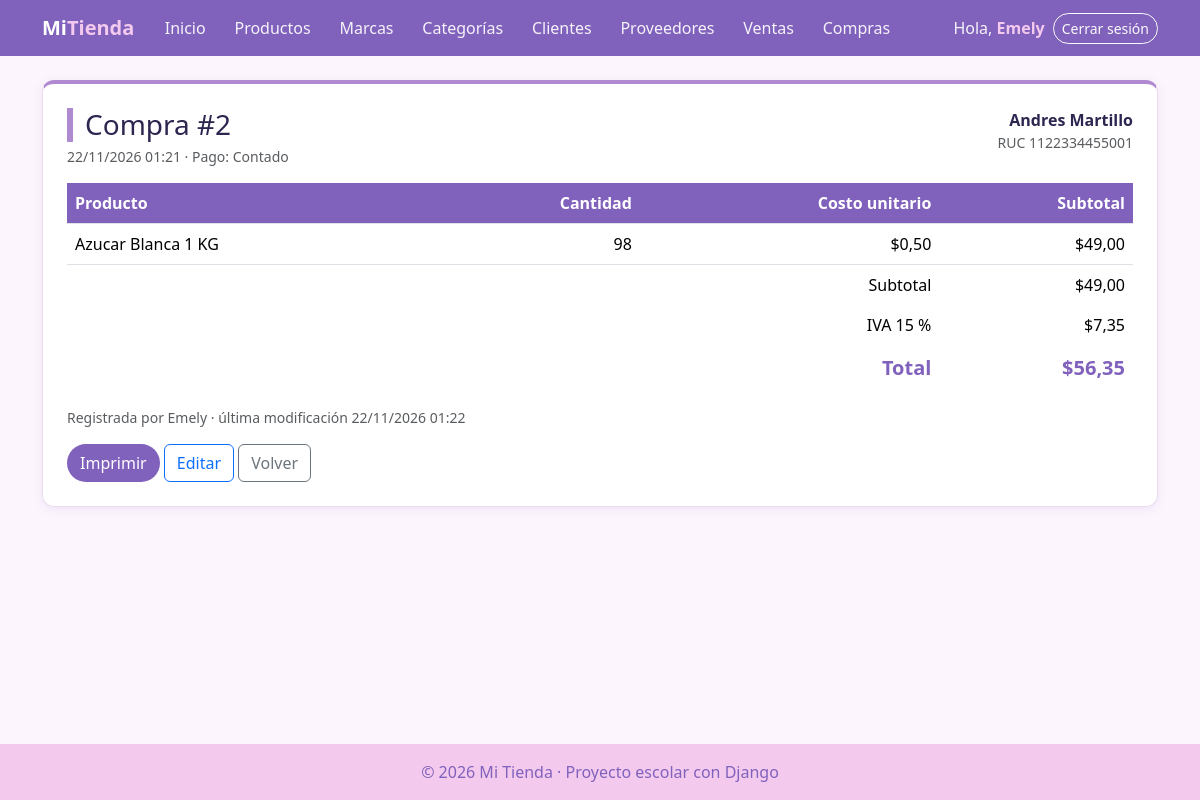
The page /facturacion/compras/2/ (signed in) on the database its author committed.
### facturacion/models.py (models this page shows, shortened)
class ModeloBase(models.Model):
    user = models.ForeignKey(                    # 1:N con User: un usuario registra muchos registros
        User,
        on_delete=models.SET_NULL,               # Si borran al usuario, el registro se queda con user vacío
        null=True,                               # SET_NULL necesita que la columna acepte NULL
        blank=True,
        editable=False,                          # No aparece en formularios: lo llena la VISTA, no la persona
        related_name="%(class)s_registrados",    # %(class)s = nombre del modelo → user.producto_registrados
        verbose_name="Registrado por",
    )
    fecha_creacion = models.DateTimeField("Fecha de creación", auto_now_add=True)   # Se llena sola al CREAR
    fecha_modificacion = models.DateTimeField("Última modificación", auto_now=True) # Se actualiza sola en CADA save()
    class Meta:
        abstract = True                          # ← LA CLAVE: modelo "molde", sin tabla propia

class Compra(ModeloBase):
    proveedor = models.ForeignKey(Proveedor, on_delete=models.PROTECT, related_name="compras")
    fecha_hora = models.DateTimeField("Fecha y hora", default=timezone.now)
    subtotal = models.DecimalField(max_digits=12, decimal_places=2, default=0, editable=False)
    iva = models.DecimalField("IVA", max_digits=12, decimal_places=2, default=0, editable=False)
    total = models.DecimalField(max_digits=12, decimal_places=2, default=0, editable=False)
    tipo_pago = models.CharField("Tipo de pago", max_length=15, choices=TipoPago.choices, default=TipoPago.CONTADO)
    class Meta:
        verbose_name = "Compra"
        verbose_name_plural = "Compras"
        ordering = ["-fecha_hora"]
    def __str__(self):
        return f"Compra #{self.pk}"

class Proveedor(ModeloBase):                     # NUEVO
    nombre = models.CharField(max_length=80)
    apellido = models.CharField(max_length=80)
    ruc = models.CharField("RUC", max_length=13, unique=True)        # RUC de Ecuador: 13 dígitos
    email = models.EmailField("Correo", blank=True)
    contacto = models.CharField("Teléfono de contacto", max_length=15, blank=True)
    logo = models.ImageField(upload_to="proveedores/", blank=True)   # Archivo en MEDIA_ROOT/proveedores/
    class Meta:
        verbose_name = "Proveedor"
        verbose_name_plural = "Proveedores"
        ordering = ["nombre", "apellido"]
    def __str__(self):
        return f"{self.nombre} {self.apellido}"

class DetalleCompra(ModeloBase):
    compra = models.ForeignKey(Compra, on_delete=models.CASCADE, related_name="detalles")
    producto = models.ForeignKey(Producto, on_delete=models.PROTECT, related_name="detalles_compra")
    cantidad = models.PositiveIntegerField(default=1, validators=[MinValueValidator(1)])
    precio = models.DecimalField("Costo unitario", max_digits=10, decimal_places=2)   # lo que cobró el proveedor
    class Meta:
        verbose_name = "Detalle de compra"
        verbose_name_plural = "Detalles de compra"
    @property
    def subtotal(self):
        return self.cantidad * self.precio

class Producto(ModeloBase):
    nombre = models.CharField(max_length=100)
    descripcion = models.TextField("Descripción", blank=True)
    precio = models.DecimalField(max_digits=10, decimal_places=2)    # Precio de VENTA actual
    stock = models.PositiveIntegerField(default=0)                   # Unidades en bodega (nunca negativo)
    imagen = models.ImageField(                  # NUEVO: guarda una FOTO
        upload_to="productos/",                  #   el archivo va a MEDIA_ROOT/productos/
        blank=True,                              #   la foto es opcional
    )                                            #   En la tabla solo se guarda el TEXTO de la ruta: "productos/a55.jpg"
    marca = models.ForeignKey(Marca, on_delete=models.PROTECT, related_name="productos")
    categorias = models.ManyToManyField(Categoria, related_name="productos", blank=True)
    activo = models.BooleanField(default=True)
    class Meta:
        verbose_name = "Producto"
        verbose_name_plural = "Productos"
        ordering = ["nombre"]

### facturacion/views.py (the view)
# urls.py: path("compras/<int:pk>/", views.CompraDetailView.as_view(), name="compra_detalle"),
class CompraDetailView(LoginRequiredMixin, DetailView):    # VER (detalle de la compra)
    model = Compra
    template_name = "facturacion/compra_detalle.html"
    context_object_name = "compra"
    def get_queryset(self):
        return super().get_queryset().select_related("proveedor", "user").prefetch_related("detalles__producto")
    def get_context_data(self, **kwargs):
        contexto = super().get_context_data(**kwargs)
        contexto["iva_porcentaje"] = IVA_TARIFA * 100
        return contexto

### facturacion/templates/facturacion/compra_detalle.html (shortened to what this page needs)
{% extends "base.html" %}
{% block contenido %}
<div class="tarjeta">
    <div class="d-flex justify-content-between flex-wrap gap-2 mb-3">
        <div>
            <h1 class="h3 titulo-pagina mb-1">{{ compra }}</h1>
            <div class="text-muted small">{{ compra.fecha_hora|date:"d/m/Y H:i" }} · Pago: {{ compra.get_tipo_pago_display }}</div>
        </div>
        <div class="text-end">
            <div class="fw-semibold">{{ compra.proveedor }}</div>
            <div class="text-muted small">RUC {{ compra.proveedor.ruc }}</div>
        </div>
    </div>
    <table class="table align-middle">
        <thead><tr><th>Producto</th><th class="text-end">Cantidad</th><th class="text-end">Costo unitario</th><th class="text-end">Subtotal</th></tr></thead>
        <tbody>
            {% for detalle in compra.detalles.all %}
            <tr>
                <td>{{ detalle.producto.nombre }}</td>
                <td class="text-end">{{ detalle.cantidad }}</td>
                <td class="text-end">${{ detalle.precio }}</td>
                <td class="text-end">${{ detalle.subtotal|floatformat:2 }}</td>
            </tr>
            {% endfor %}
        </tbody>
        <tfoot class="totales">
            <tr><td colspan="3" class="text-end">Subtotal</td><td class="text-end">${{ compra.subtotal }}</td></tr>
            <tr><td colspan="3" class="text-end">IVA {{ iva_porcentaje|floatformat:0 }} %</td><td class="text-end">${{ compra.iva }}</td></tr>
            <tr><td colspan="3" class="text-end fw-bold fs-5">Total</td><td class="text-end fw-bold fs-5">${{ compra.total }}</td></tr>
        </tfoot>
    </table>
    <p class="text-muted small">Registrada por {{ compra.user|default:"—" }} · última modificación {{ compra.fecha_modificacion|date:"d/m/Y H:i" }}</p>
    <div class="no-imprimir">
        <button type="button" class="btn btn-verde" onclick="window.print()">Imprimir</button>
        <a href="{% url 'facturacion:compra_editar' compra.pk %}" class="btn btn-outline-primary">Editar</a>
        <a href="{% url 'facturacion:compra_lista' %}" class="btn btn-outline-secondary">Volver</a>
    </div>
</div>
{% endblock %}

### templates/base.html (shortened to what this page needs)
{% load static %}
<!DOCTYPE html>
<html lang="es">
<head>
    <link href="https://cdn.jsdelivr.net/npm/bootstrap@5.3.3/dist/css/bootstrap.min.css" rel="stylesheet">
    <link rel="stylesheet" href="{% static 'css/estilos.css' %}?v=5">
</head>
<body>
    <nav class="navbar navbar-expand-lg navbar-dark barra">
        <div class="container">
            <a class="navbar-brand fw-bold" href="{% url 'home' %}">Mi<span class="text-warning">Tienda</span></a>
            <div class="collapse navbar-collapse" id="menu">
                <ul class="navbar-nav me-auto">
                    <li class="nav-item"><a class="nav-link" href="{% url 'home' %}">Inicio</a></li>
                    {% if user.is_authenticated %}
                        <li class="nav-item"><a class="nav-link" href="{% url 'facturacion:producto_lista' %}">Productos</a></li>
                        <li class="nav-item"><a class="nav-link" href="{% url 'facturacion:marca_lista' %}">Marcas</a></li>
                        <li class="nav-item"><a class="nav-link" href="{% url 'facturacion:categoria_lista' %}">Categorías</a></li>
                        <li class="nav-item"><a class="nav-link" href="{% url 'facturacion:cliente_lista' %}">Clientes</a></li>
                        <li class="nav-item"><a class="nav-link" href="{% url 'facturacion:proveedor_lista' %}">Proveedores</a></li>
                        <li class="nav-item"><a class="nav-link" href="{% url 'facturacion:venta_lista' %}">Ventas</a></li>
                        <li class="nav-item"><a class="nav-link" href="{% url 'facturacion:compra_lista' %}">Compras</a></li>
                    {% endif %}
                </ul>
                <ul class="navbar-nav align-items-lg-center gap-2">
                    {% if user.is_authenticated %}
                        <li class="nav-item navbar-text">Hola, <a href="{% url 'facturacion:mi_perfil' %}" class="text-warning fw-bold text-decoration-none">{{ user.username }}</a></li>
                        <li class="nav-item">
                            <form method="post" action="{% url 'logout' %}" class="m-0">
                                <button type="submit" class="btn btn-sm btn-outline-light">Cerrar sesión</button>
                            </form>
                        </li>
                    {% else %}
                        <li class="nav-item"><a class="nav-link" href="{% url 'login' %}">Ingresar</a></li>
                        <li class="nav-item"><a class="btn btn-sm btn-warning" href="{% url 'registro' %}">Crear cuenta</a></li>
                    {% endif %}
                </ul>
            </div>
        </div>
    </nav>
    <main class="container py-4">
        {% block contenido %}{% endblock %}
    </main>
    <footer class="pie text-center py-3">© 2026 Mi Tienda · Proyecto escolar con Django</footer>
</body>
</html>

### static/css/estilos.css (style rules this page uses)
:root { --acento: #8061bc; --acento-claro: #8566BE; --rosa: #F3CAEE; --azul: #8E9BD8; --morado: #B08AD0; --fondo: #FCF5FD; --texto: #2E2650; --borde: #EBDDF0; }
body { background-color: var(--fondo); color: var(--texto); min-height: 100vh; display: flex; flex-direction: column; }
main { flex: 1; }
.barra { background-color: var(--acento); }
.barra .text-warning { color: var(--rosa) !important; }
.titulo-pagina { border-left: 6px solid var(--morado); padding-left: 12px; }
.tarjeta { background: white; border: 1px solid var(--borde); border-radius: 12px; padding: 24px; box-shadow: 0 2px 10px rgba(107, 79, 163, .10); }
.table thead th { background-color: var(--acento); color: white; }
.btn-verde { background-color: var(--acento); color: white; border-radius: 999px; }
.pie { background-color: var(--rosa); color: var(--acento); }
.table td, .table th { vertical-align: middle; }
.totales td { border: 0; }
.barra .navbar-nav .nav-link { color: rgba(255, 255, 255, .92); border-radius: 999px; padding: .4rem .9rem; transition: background .2s; }
.barra .navbar-text { color: rgba(255, 255, 255, .92); }
.barra .btn-outline-light { border-radius: 999px; }
.tarjeta { border-top: 4px solid var(--morado); }
.tarjeta .fw-bold { color: var(--acento); }

### rows shown on the page
Compra: id "Compra #2", fecha_hora "22/11/2026 01:21", tipo_pago "Contado", proveedor "Andres Martillo", proveedor.ruc "1122334455001", subtotal "49,00", iva "7,35", total "56,35", user "Emely", fecha_modificacion "22/11/2026 01:22"
DetalleCompra: producto.nombre "Azucar Blanca 1 KG", cantidad "98", precio "0,50", subtotal "49,00"

### other values the page prints
{{ user.username }} "Emely"
{{ iva_porcentaje|floatformat:0 }} "15"
